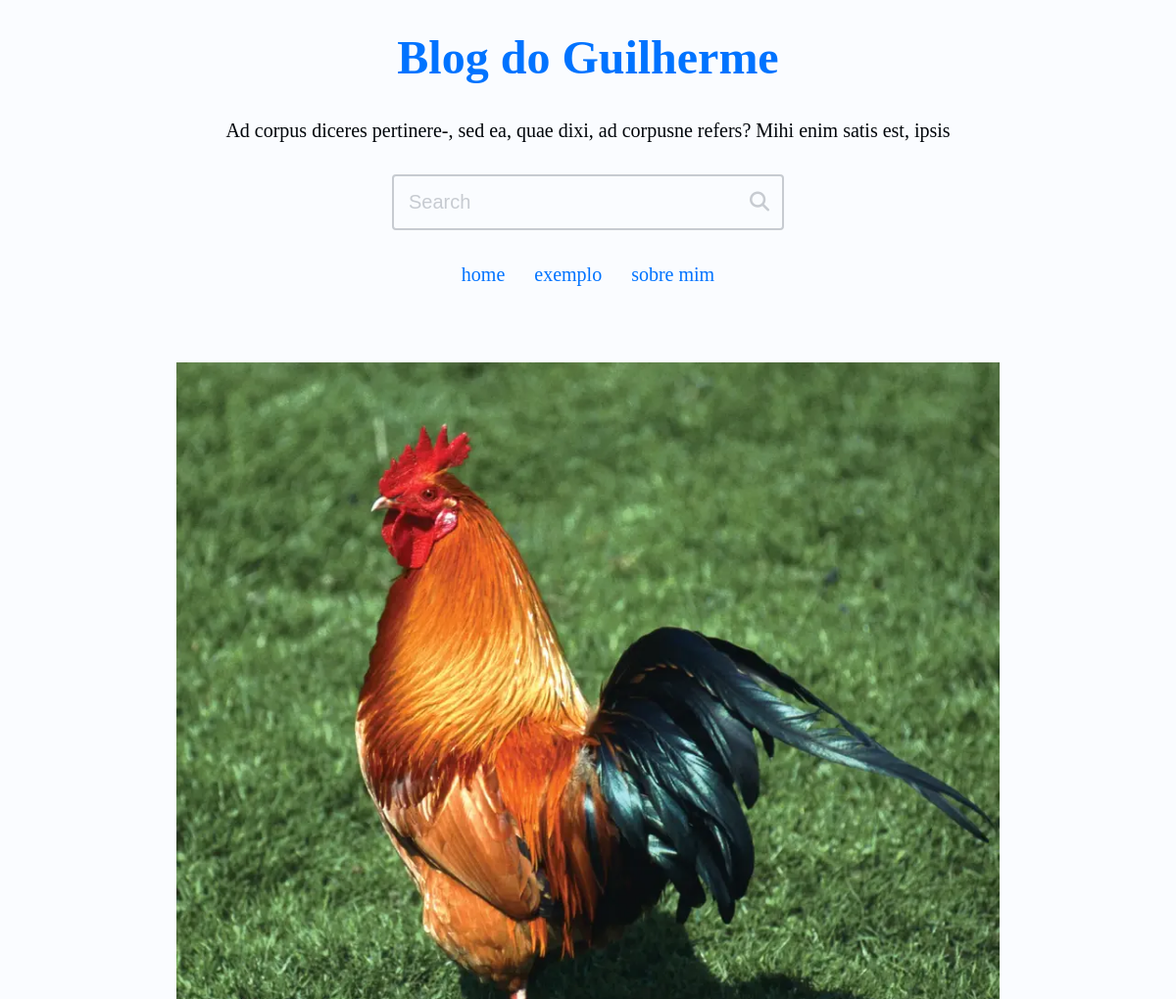
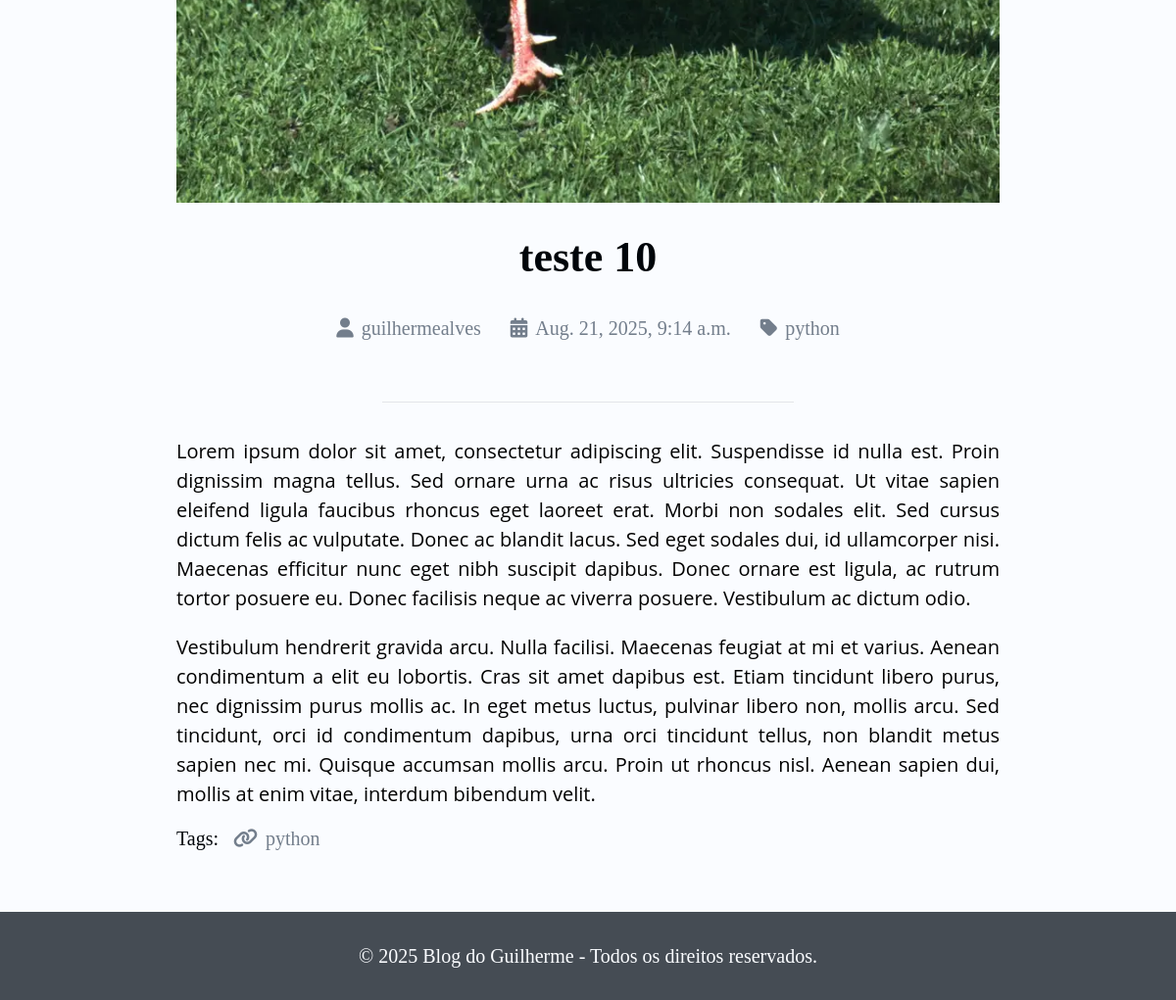
Page /post/teste-10/ on the committed database (2 pictures, top to bottom).
### site_setup/models.py (models this page shows, shortened)
class SiteSetup(models.Model):
    class Meta:
        verbose_name = 'Setup'
        verbose_name_plural = 'Setup'
    title = models.CharField(max_length=65)
    description = models.CharField(max_length=255)
    show_header = models.BooleanField(default=True)
    show_search = models.BooleanField(default=True)
    show_menu = models.BooleanField(default=True)
    show_description = models.BooleanField(default=True)
    show_pagination = models.BooleanField(default=True)
    show_footer = models.BooleanField(default=True)
    favicon = models.ImageField(
        upload_to='assets/favicon/%Y/%m',
        blank=True, null=True,
        validators=[validate_png],  # Assuming validate_png is defined in utils/model_validators.py
        )

class MenuLink(models.Model):
    class Meta:
        verbose_name = 'Menu Link'
        verbose_name_plural = 'Menu Links'
    text = models.CharField(max_length=50)
    url_or_path = models.CharField(max_length=2048)
    new_tab = models.BooleanField(default=False)
    site_setup = models.ForeignKey(
        'SiteSetup', on_delete=models.CASCADE, blank=True, null=True,
        default=None, related_name='menu'
    )

### blog/models.py (models this page shows, shortened)
class Post(models.Model):
    class Meta:
        verbose_name = 'Post'
        verbose_name_plural = 'Posts'
    is_published = models.BooleanField(default=False)
    objects = PostManager()
    title = models.CharField(max_length=65,)
    slug = models.SlugField(
        unique=True, default="",
        null=False, blank=True, max_length=255
    )
    excerpt = models.CharField(max_length=150)
    is_published = models.BooleanField(
        default=False,
        help_text=(
            'Este campo precisará estar marcado '
            'para o post ser exibido publicamente.'
        ),
    )
    content = models.TextField()
    cover = models.ImageField(upload_to='posts/%Y/%m/', blank=True, default='')
    cover_in_post_content = models.BooleanField(
        default=True,
        help_text='Se marcado, exibirá a capa dentro do post.',
    )
    created_at = models.DateTimeField(auto_now_add=True)
    created_by = models.ForeignKey(
        User,
        on_delete=models.SET_NULL,
        blank=True, null=True,
        related_name='post_created_by'
    )
    updated_at = models.DateTimeField(auto_now=True)
    updated_by = models.ForeignKey(
        User,
        on_delete=models.SET_NULL,
        blank=True, null=True,
        related_name='post_updated_by'
    )
    category = models.ForeignKey(
        Category, on_delete=models.SET_NULL, null=True, blank=True,
        default=None,
    )
    tags = models.ManyToManyField(Tag, blank=True, default='')

class Category(models.Model):
    class Meta:
        verbose_name = "category"
        verbose_name_plural = "Categories"
    name = models.CharField(max_length=100)
    slug = models.SlugField(
        unique=True, default=None, null=True, blank=True, max_length=100
    )

class Tag(models.Model):
    class Meta:
        verbose_name = "Tag"
        verbose_name_plural = "Tags"
    name = models.CharField(max_length=100)
    slug = models.SlugField(
        unique=True, default=None, null=True, blank=True, max_length=100
    )

### blog/views.py (the view)
# urls.py: path('post/<slug:slug>/', PostDetailView.as_view(), name='post'),
class PostDetailView(DetailView):
    model = Post
    template_name = 'blog/pages/post.html'
    slug_field = 'slug'
    context_object_name = 'post'
    def get_context_data(self, **kwargs):
        ctx =  super().get_context_data(**kwargs)
        post = self.get_object()
        page_title = f'{post.title} - Post - '
        ctx.update({
            'page_title': page_title
        })
        return ctx
    def get_queryset(self) -> QuerySet[Any]:
        return super().get_queryset().filter(is_published=True)

### site_setup/context_processors.py (called while the page is built)
def context_processor_example(request):
    return {
        'example': 'Veio do context processor (example)'
    }

def site_setup(request):
    setup = SiteSetup.objects.order_by('-id').first()
    return {
        'site_setup': setup,
    }

### blog/templates/blog/pages/post.html (shortened to what this page needs)
{% extends 'blog/base.html' %}
{% block additional_head %}
<link rel="stylesheet" href="//cdnjs.cloudflare.com/ajax/libs/codemirror/5.62.2/codemirror.min.css">
<link rel="stylesheet" href="//cdnjs.cloudflare.com/ajax/libs/codemirror/6.65.7/theme/dracula.min.css">
{% endblock additional_head %}
{% block content %}
<main class="main-content single-post section-wrapper">
  <div class="single-post-content section-content-narrow">
    <div class="single-post-gap section-gap">
      {% if post.cover and post.cover_in_post_content %}
        <div class="single-post-cover pb-base">
          <img
           loading="lazy"
           src="{{ post.cover.url }}"
           alt="{{ post.title }}">
        </div>
      {% endif %}
      <h2 class="single-post-title pb-base center">
        {{ post.title }}
      </h2>
      <div class="post-meta pb-base">
        <div class="post-meta-item">
          <a class="post-meta-link"
           href="{% url 'blog:created_by' post.created_by.pk %}">
            <i class="fa-solid fa-user"></i>
            <span>
              {% if post.created_by.first_name %}
                {{ post.created_by.first_name }}
                {{ post.created_by.last_name }}
              {% else %}
                {{ post.created_by.username }}
              {% endif %}
            </span>
          </a>
        </div>
        <div class="post-meta-item">
          <span class="post-meta-link">
            <i class="fa-solid fa-calendar-days"></i>
            <span>
              {{ post.created_at }}
            </span>
          </span>
        </div>
        {% if post.category %}
          <div class="post-meta-item">
            <a class="post-meta-link" href="{% url "blog:category" post.category.slug %}">
              <i class="fa-solid fa-tag"></i>
              <span>
                {{ post.category.name }}
              </span>
            </a>
          </div>
        {% endif %}
      </div>
      <p class="single-post-excerpt pb-base">
      </p>
      <div class="separator"></div>
      <div class="single-post-content">
        {{ post.content | safe }}
        {% if post.tags.exists %}
          <div class="post-tags">
            <span>Tags: </span>
            {% for tag in post.tags.all %}
              <a class="post-tag-link" href="{% url 'blog:tag' tag.slug %}">
                <i class="fa-solid fa-link"></i>
                <span>{{ tag.name }}</span>
              </a>
            {% endfor %}
          </div>
        {% endif %}
      </div>
    </div>
  </div>
</main>
{% endblock content %}

### blog/templates/blog/partials/_header.html (shortened to what this page needs)
<header class="header section-wrapper">
  <div class="section-content-wide">
    <div class="section-gap">
      <h1 class="blog-title center pb-base">
        <a class="blog-link" href="/">{{ site_setup.title }}</a>
      </h1>
      {% if site_setup.show_description %}
            <p class="blog-description pb-base center">{{ site_setup.description }}</p>
      {% endif %}
      {% if site_setup.show_search %}
        <div class="search pb-base center">
          <form class="search-form" action="{% url "blog:search" %}" method="get">
            <div class="search-content">
              <input
                class="search-input"
                type="search"
                name="search"
                id="search-input"
                placeholder="Search"
                value="{{ search_value }}"
                required
              >
              <button class="search-btn" type="submit" aria-labelledby="search-label">
                <i class="fa fa-search"></i>
              </button>
            </div>
          </form>
        </div>
      {% endif %}
      {% if site_setup.show_menu %}
        <nav class="menu">
          <ul class="menu-items">
            {% for link in site_setup.menu.all %}
              <li class="menu-item">
                {% if link.new_tab %}
                  <a target="_blank" class="menu-link" href="{{ link.url_or_path }}">
                    {{ link.text }}
                  </a>
              {% else %}
                  <a class="menu-link" href="{{ link.url_or_path }}">
                    {{ link.text }}
                  </a>
                {% endif %}
              </li>
            {% endfor %}
          </ul>
        </nav>
      {% endif %}
    </div>
  </div>
</header>

### blog/templates/blog/partials/_footer.html (shortened to what this page needs)
<footer class="footer section-wrapper mt-base ">
  <div class="section-content-wide">
    <div class="section-gap">
      <div class="center">
        <a href="#"> © {% now "Y" %} {{ site_setup.title }} - Todos os direitos reservados. </a>
      </div>
    </div>
  </div>
</footer>

### blog/static/blog/css/remedy.css (style rules this page uses)
html { line-sizing: normal; }
body { margin: 0; }
h1 { font-size: 2rem; }
h2 { font-size: 1.5rem; }
h1 { margin: 0.67em 0; }
img, svg, video, canvas, audio, iframe, embed, object { display: block; vertical-align: middle; max-width: 100%; }
img, svg, video, canvas { height: auto; }
img { border-style: none; }
article, aside, details, figcaption, figure, footer, header, hgroup, main, nav, section { display: block; }

### rows in the picture
SiteSetup: title "Blog do Guilherme", description "Ad corpus diceres pertinere-, sed ea, quae dixi, ad corpusne refers? Mihi enim satis est, ipsis"
MenuLink: text "home"
MenuLink: text "exemplo"
MenuLink: text "sobre mim"
Post: cover (picture), title "teste 10", created_by.username "guilhermealves", created_at "Aug. 21, 2025, 9:14 a.m.", category.name "python", content "Lorem ipsum dolor sit amet, consectetur adipiscing elit. Suspendisse id nulla est. Proin dignissim magna tellus. Sed ornare urna ac risus ultricies consequat. Ut vitae sapien eleifend ligula faucibus rhoncus eget laoreet erat. Morbi non sodales elit. Sed cursus dictum felis ac vulputate. Donec ac blandit lacus. Sed eget sodales dui, id ullamcorper nisi. Maecenas efficitur nunc eget nibh suscipit dapibus. Donec ornare est ligula, ac rutrum tortor posuere eu. Donec facilisis neque ac viverra posuere. Vestibulum ac dictum odio. Vestibulum hendrerit gravida arcu. Nulla facilisi. Maecenas feugiat at mi et varius. Aenean condimentum a elit eu lobortis. Cras sit amet dapibus est. Etiam tincidunt…"
Tag: name "python"
